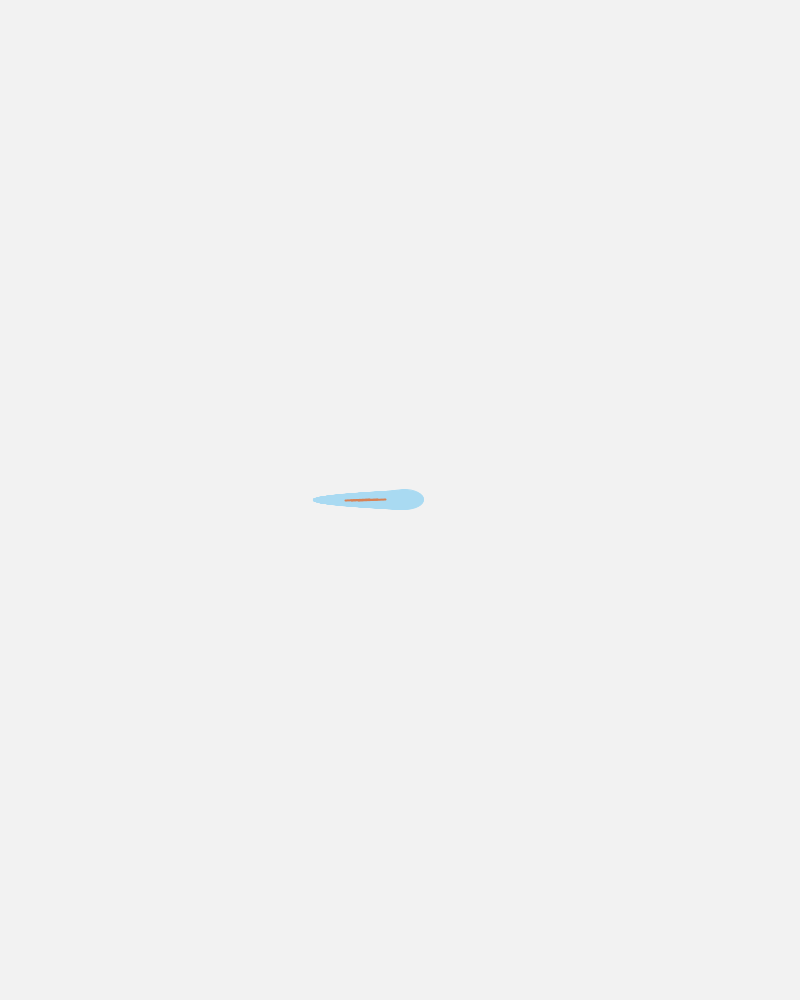
Frame 1 (no input)
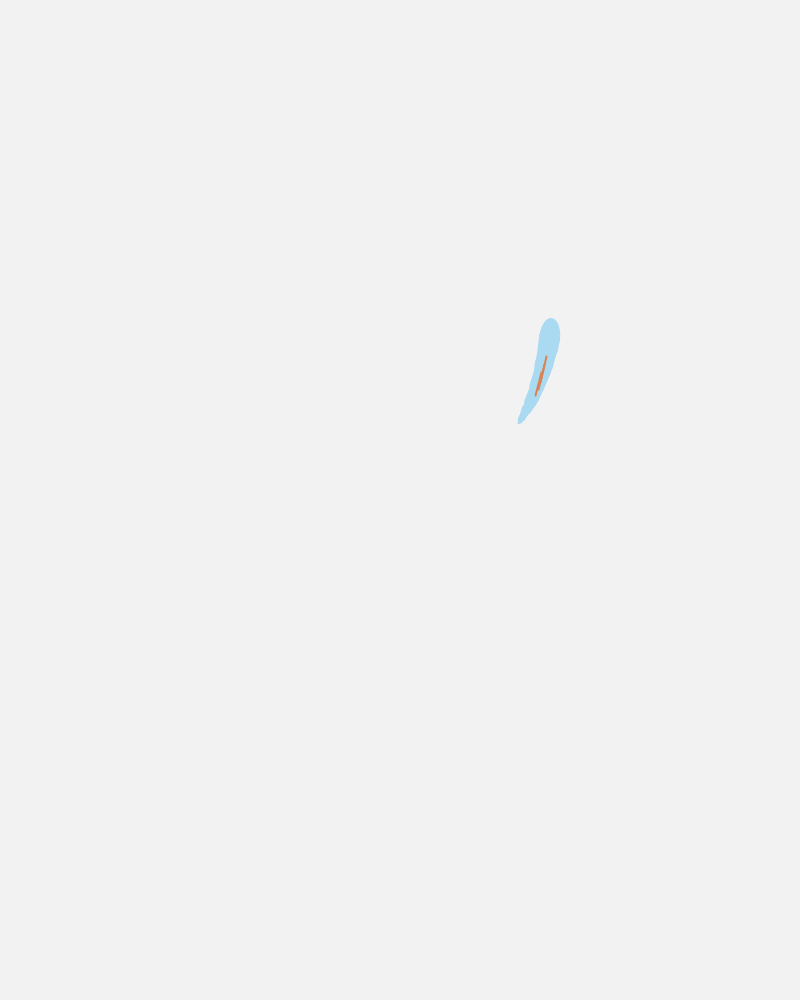
Frame 60 (the mouse pressed at the canvas centre just before this capture)
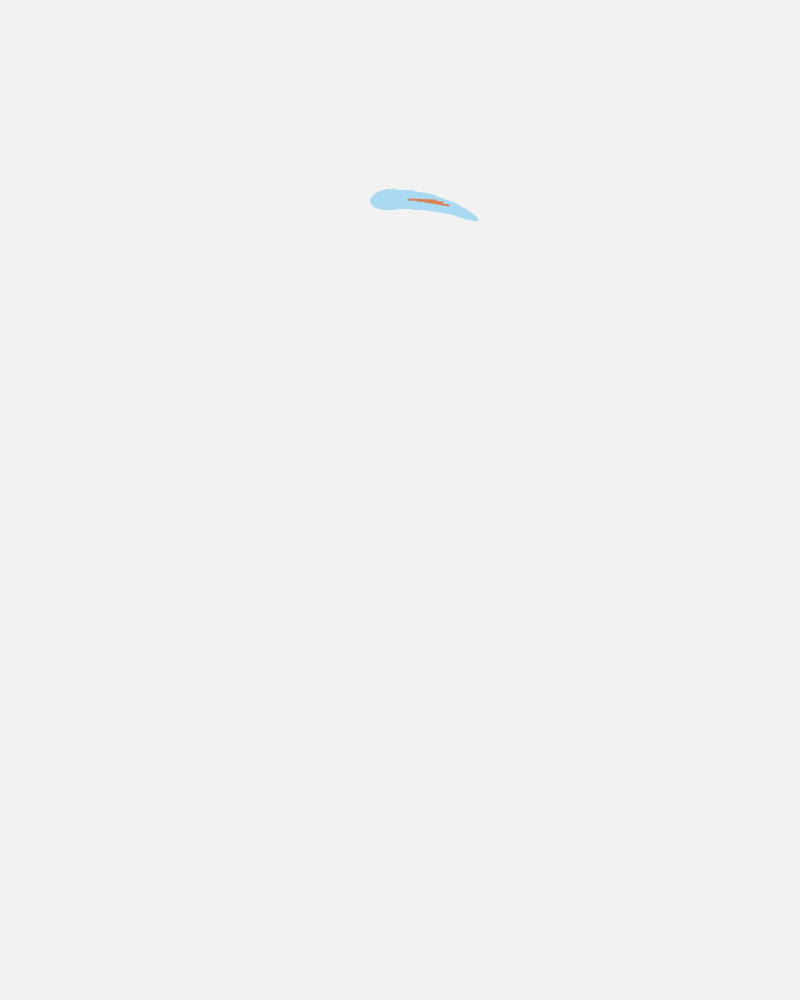
Frame 120 (the mouse held since frame 60 and released just before this capture)

The Processing sketch that drew these frames (run headless with seeded random() and noise(); from frame 60 on, the mouse is pressed at the canvas centre):

// Processing sketch: ProcCreature
// ── ProcCreature.pde
float LIGHT_BLUE_H = 200;
float LIGHT_BLUE_S = 30;
float LIGHT_BLUE_B = 95;

float FIN_H = 20;
float FIN_S = 60;
float FIN_B = 85;

class segment {
  float x, y;
  float angle;
  float distance;
  float radius;
  float hue;
  
  segment(float nx, float ny, float a, float d, float r, float h) {
    x = nx;
    y = ny;
    angle = a;
    distance = d;
    radius = r;
    hue = h;
  }
  
  void update(segment prev) {
    angle = atan2(prev.y-y, prev.x-x);
    float d = sqrt(pow(prev.x-x,2) + pow(prev.y-y,2));
    if (d > distance) {
      float delta = d - distance;
      x += delta * cos(angle);
      y += delta * sin(angle);
    }
  }
  
  void display() {
    fill(LIGHT_BLUE_H, LIGHT_BLUE_S, LIGHT_BLUE_B);
    stroke(LIGHT_BLUE_H, LIGHT_BLUE_S, LIGHT_BLUE_B);
    strokeWeight(1);
    pushMatrix();
    translate(x, y);
    rotate(angle);
    circle(0, 0, 2*radius);
    popMatrix();
  }
}

class creature {
  ArrayList<segment> body;
  int len = 20;
  float speed = 4;
  
  creature() {
    body = new ArrayList<segment>();
    float r1 = 10;
    for (int i = 0; i < len; i++) {
      float r = r1 - i*(r1/(len-1));
      body.add(new segment(width*0.5 - i*r1, height*0.5, 0, r, r, i * 10));
    }
  }
  
  void update() {
    segment head = body.get(0);
    float a = atan2(mouseY - head.y, mouseX - head.x);
    float delta = a - head.angle;
    while (delta < -PI) { delta += (2*PI); }
    while (delta > PI) { delta -= (2*PI); }
    head.angle += 0.015 * delta;
    head.x += speed * cos(head.angle);
    head.y += speed * sin(head.angle);
    for (int i = 1; i < len; i++) {
      segment current = body.get(i);
      segment pervious = body.get(i-1);
      current.update(pervious);
    }
  }
  
  void display() {
    segment head = body.get(0);
    fill(LIGHT_BLUE_H, LIGHT_BLUE_S, LIGHT_BLUE_B);
    stroke(LIGHT_BLUE_H, LIGHT_BLUE_S, LIGHT_BLUE_B);
    strokeWeight(1);
    pushMatrix();
    translate(head.x, head.y);
    rotate(head.angle);
    arc(0, 0, head.radius*4, head.radius*2, -0.5*PI, 0.5*PI);
    popMatrix();
    for (int i = 0; i < len-1; i++) {
      segment s = body.get(i);
      s.display();
      segment next = body.get(i+1);
      
      float x1a = s.x + s.radius * cos(s.angle - 0.5*PI);
      float y1a = s.y + s.radius * sin(s.angle - 0.5*PI);
      float x1b = s.x + s.radius * cos(s.angle + 0.5*PI);
      float y1b = s.y + s.radius * sin(s.angle + 0.5*PI);
      float x2a = next.x + next.radius * cos(next.angle - 0.5*PI);
      float y2a = next.y + next.radius * sin(next.angle - 0.5*PI);
      float x2b = next.x + next.radius * cos(next.angle + 0.5*PI);
      float y2b = next.y + next.radius * sin(next.angle + 0.5*PI);

      noStroke();
      fill(LIGHT_BLUE_H, LIGHT_BLUE_S, LIGHT_BLUE_B);
      beginShape();
      vertex(x1a, y1a);
      vertex(x2a, y2a);
      vertex(x2b, y2b);
      vertex(x1b, y1b);
      endShape(CLOSE);
      
      stroke(LIGHT_BLUE_H, LIGHT_BLUE_S, LIGHT_BLUE_B);
      strokeWeight(1);
      line(x1a, y1a, x2a, y2a);
      line(x1b, y1b, x2b, y2b);
    }
    drawfin();
  }
  
  void drawfin() {
    for (int i = 2; i < 5; i++) {
      segment s = body.get(i);
      pushMatrix();
      translate(s.x, s.y);
      rotate(s.angle);
      stroke(FIN_H, FIN_S, FIN_B);
      strokeWeight(2);
      line(0, 0, -3*s.distance, 0);
      popMatrix();
    }
  }
}

creature _creature;

void setup() {
  size(800, 1000);
  _creature = new creature();
  colorMode(HSB, 360, 100, 100);
}

void draw() {
  background(0, 0, 95);
  _creature.update();
  _creature.display();
}
